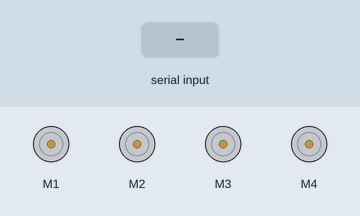
This sketch was run on a simulated Arduino Uno, built with avr-gcc and run on an emulated ATmega328P. Parts: 4 × DC motor (green arrow = forward, orange = backward, longer = faster). Inputs (shaded band) come from the test bench.

Above: at 1.2 s.
1.3 s: "F" received over Serial
At 1.9 s:
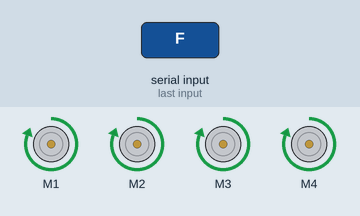
2.8 s: "B" received over Serial
At 4.0 s:
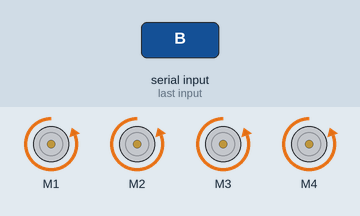
4.3 s: "L" received over Serial
At 5.3 s:
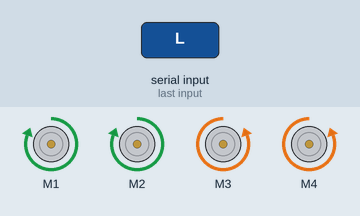
5.8 s: "R" received over Serial
At 6.5 s:
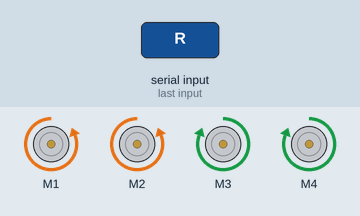
7.3 s: "G" received over Serial
At 7.6 s:
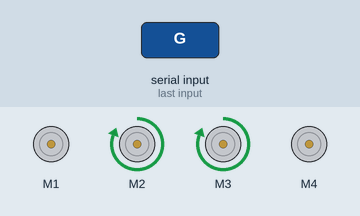
8.8 s: "I" received over Serial
At 10.0 s:
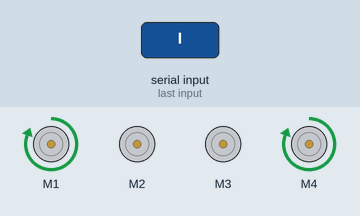
Timing chart, 0 to 11.3 s (numbered marks = the images above; inputs shaded):
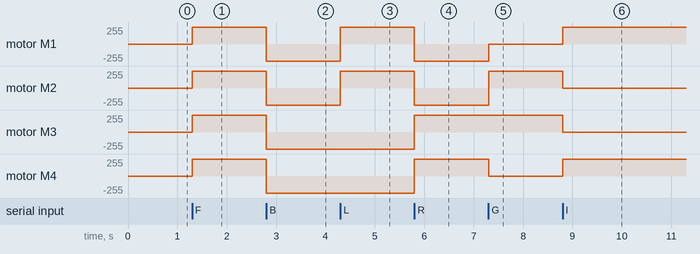

Measured:
- after the input at 1.3 s, motor M1–4: stopped → forward 255/255 at once
- after the input at 2.8 s, motor M1–4: forward 255/255 → backward 255/255 at once
- after the input at 4.3 s, motor M1, motor M2: backward 255/255 → forward 255/255 at once
- after the input at 5.8 s, motor M1, motor M2: forward 255/255 → backward 255/255 at once; motor M3, motor M4: backward 255/255 → forward 255/255 at once
- after the input at 7.3 s, motor M1: backward 255/255 → stopped at once; motor M2: backward 255/255 → forward 255/255 at once; motor M4: forward 255/255 → stopped at once
- after the input at 8.8 s, motor M1, motor M4: stopped → forward 255/255 at once; motor M2, motor M3: forward 255/255 → stopped at once

The sketch:

car.ino
```cpp
#include <AFMotor.h>

AF_DCMotor motor1(1);
AF_DCMotor motor2(2);
AF_DCMotor motor3(3);
AF_DCMotor motor4(4);

char bt='S';
void Stop()
{
  motor1.run(RELEASE);
  motor2.run(RELEASE);
  motor3.run(RELEASE);
  motor4.run(RELEASE);
}

void forward()
{
  motor1.run(FORWARD);
  motor2.run(FORWARD);
  motor3.run(FORWARD);
  motor4.run(FORWARD);

}
void backward()
{
  motor1.run(BACKWARD);
  motor2.run(BACKWARD);
  motor3.run(BACKWARD);
  motor4.run(BACKWARD);
}
void forwardleft()
{
  Stop();
  motor2.run(FORWARD);
  motor3.run(FORWARD);
}
void forwardright()
{
  Stop();
  motor1.run(FORWARD);
  motor4.run(FORWARD);
}

void backleft()
{
  Stop();
  motor2.run(BACKWARD);
  motor3.run(BACKWARD);
}
void backright()
{
  Stop();
  motor1.run(BACKWARD);
  motor4.run(BACKWARD);
}

void left()
{
  motor1.run(FORWARD);
  motor2.run(FORWARD);
  motor3.run(BACKWARD);
  motor4.run(BACKWARD);
}
void right()
{
  motor1.run(BACKWARD);
  motor2.run(BACKWARD);
  motor3.run(FORWARD);
  motor4.run(FORWARD);
}

void setup()
{
  Serial.begin(9600);

  motor1.setSpeed(255);
  motor2.setSpeed(255);
  motor3.setSpeed(255);
  motor4.setSpeed(255);
  Stop();
}
void loop() {
  bt=Serial.read();

if(bt=='F')
{
 forward();
}
if(bt=='B')
{
 backward();
 }
if(bt=='L')
{
 left();
 }
if(bt=='R')
{
 right();
 }
if(bt=='G')
{
 forwardleft();
 }
if(bt=='I')
{
 forwardright();
 }
if(bt=='H')
{
 backleft();
 }
if(bt=='J')
{
 backright();
 }
if(bt=='S')
{
 Stop();
}
}
```
